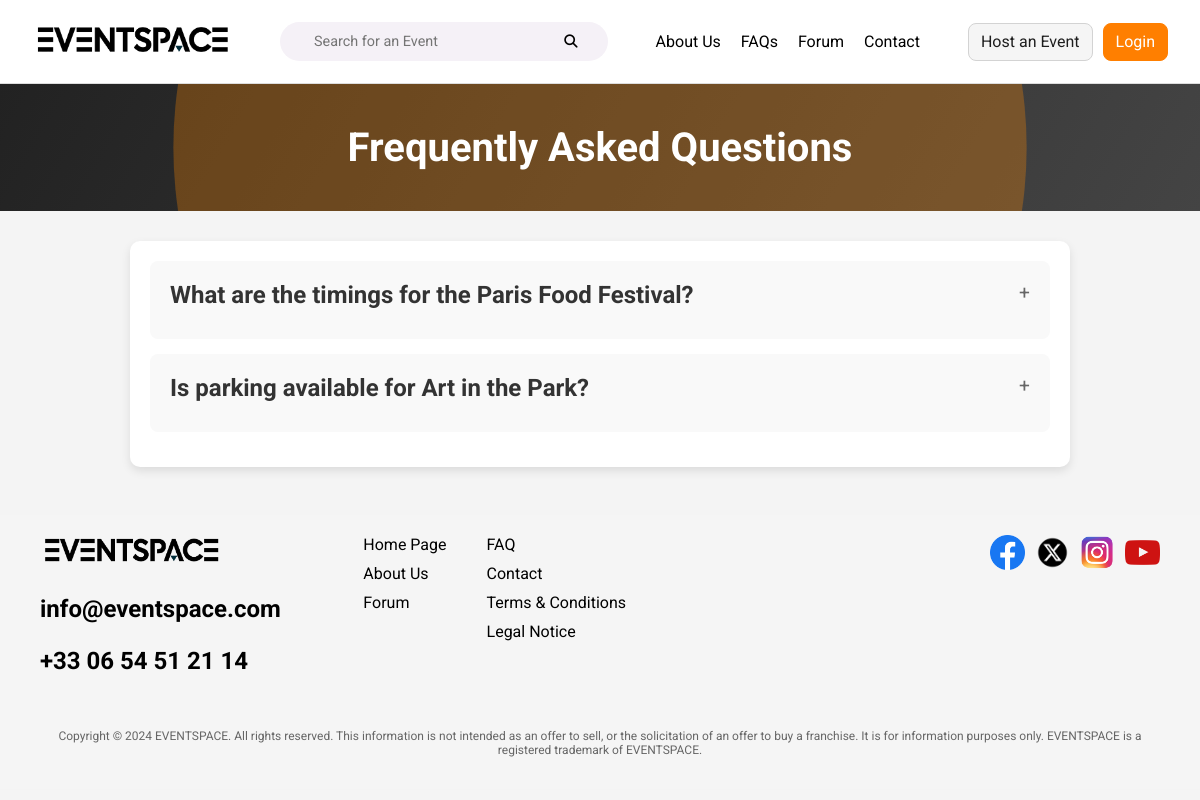
Page /server/views/faq.php on the earlier database version.
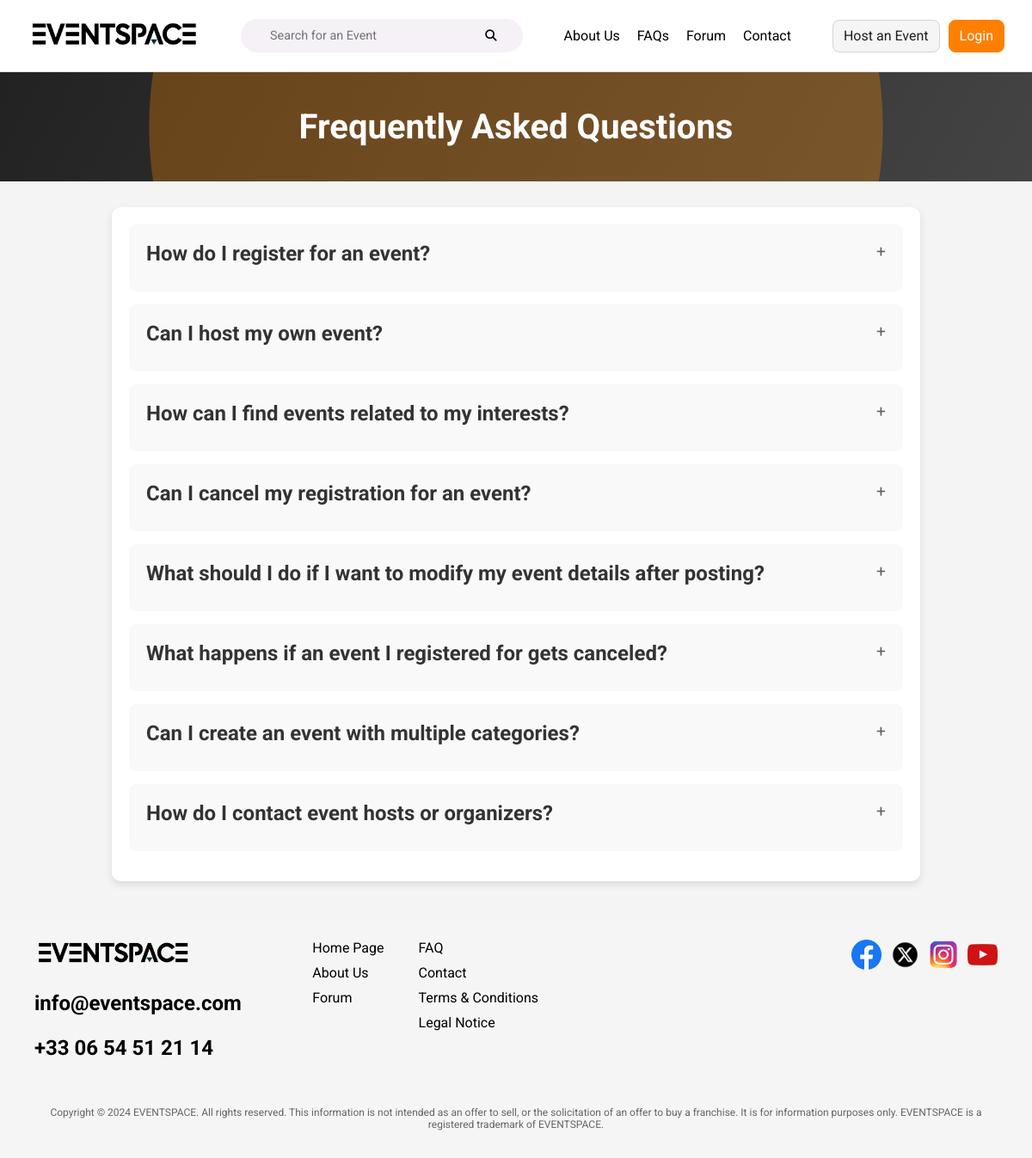
Same page on the later database version.
### tables this page shows
CREATE TABLE `faq` (
  `id` int(11) NOT NULL,
  `question` text NOT NULL,
  `answer` text NOT NULL
);

### server/controllers/faq.php (called while the page is built, shortened)
<?php
include(__DIR__ . "/../db_connection.php");
include(__DIR__ . "/../models/faq.php");
$faqs = getFAQs($conn);
$stylesheet = "faq.css";
?>

### server/models/faq.php (called while the page is built)
<?php
function getFAQs($conn): array
{
    $query = "SELECT id, question, answer FROM faq";
    $result = $conn->query($query);
    $faqs = [];
    if ($result->num_rows > 0) {
        while ($row = $result->fetch_assoc()) {
            $faqs[] = $row;
        }
    }
    return $faqs;
}
?>

### server/views/faq.php (the view, shortened to what this page needs)
<?php
include "../controllers/faq.php";
include_once '../components/header.php';
?>
<main>
    <div class="faq-banner">
        <h1>Frequently Asked Questions</h1>
    </div>
    <div class="faq-container">
        <?php if (!empty($faqs)): ?>
            <?php foreach ($faqs as $faq): ?>
                <div class="faq-item">
                    <h3><?= htmlspecialchars($faq['question']); ?></h3>
                </div>
            <?php endforeach; ?>
        <?php else: ?>
            <p>No FAQs available at the moment.</p>
        <?php endif; ?>
    </div>
</main>
<?php include_once '../components/footer.php'; ?>
</body>
</html>

### server/components/header.php (shortened to what this page needs)
<!DOCTYPE html>
<html lang="en">
<head>
    <link rel="stylesheet" href="../styles/common.css">
    <link rel="stylesheet" href="../styles/<?php echo $stylesheet ?? 'common.css'; ?>">
</head>
<body>
    <?php include_once '../components/navbar.php'; ?>

### server/components/navbar.php (shortened to what this page needs)
<!DOCTYPE html>
<html lang="en">
<head>
</head>
<body>
    <nav class="navbar">
        <a href="home.php" class="navbar-logo">
            <img src="../assets/logo-black.png" alt="Logo">
        </a>
        <form class="navbar-search" action="search.php" method="GET">
            <input type="text" name="search" placeholder="Search for an Event">
            <button type="submit" class="search-button">
                <i class="fa-solid fa-magnifying-glass"></i>
            </button>
        </form>
        <ul class="navbar-links">
            <li><a href="about.php">About Us</a></li>
            <li><a href="faq.php">FAQs</a></li>
            <li><a href="forum.php">Forum</a></li>
            <li><a href="contact.php">Contact</a></li>
        </ul>
        <div class="navbar-buttons">
            <button class="btn" onclick="window.location.href='host.php'">Host an Event</button>
            <?php if (isset($_SESSION['user_id'])): ?>
                <form action="logout.php" method="POST" style="display:inline;">
                    <button type="submit" class="btn btn-primary">Logout</button>
                </form>
            <?php else: ?>
                <button class="btn btn-primary" onclick="window.location.href='login.php'">Login</button>
            <?php endif; ?>
        </div>
    </nav>
</body>
</html>

### server/components/footer.php
<footer>
  <div class="footer-container">
    <div class="footer-logo-contact">
      <img class="footer-logo" src="../assets/logo-black.png" alt="Logo">
      <p>info@eventspace.com</p>
      <p>+33 06 54 51 21 14</p>
    </div>
    <div class="footer-links">
      <div class="footer-column">
        <a href="home.php">Home Page</a>
        <a href="about.php">About Us</a>
        <a href="forum.php">Forum</a>
      </div>
      <div class="footer-column">
        <a href="faq.php">FAQ</a>
        <a href="contact.php">Contact</a>
        <a href="terms.php">Terms & Conditions</a>
        <a href="legal_notice.php">Legal Notice</a>
      </div>
    </div>
    <div class="footer-social">
      <a href="#"><img src="../assets/facebook.png" alt="Facebook"></a>
      <a href="#"><img src="../assets/x.png" alt="X"></a>
      <a href="#"><img src="../assets/instagram.png" alt="Instagram"></a>
      <a href="#"><img src="../assets/youtube.png" alt="Youtube"></a>
    </div>
  </div>
  <div class="footer-bottom">
    <p>
      Copyright © 2024 EVENTSPACE. All rights reserved. This information is not
      intended as an offer to sell, or the solicitation of an offer to buy a franchise.
      It is for information purposes only. EVENTSPACE is a registered trademark of EVENTSPACE.
    </p>
  </div>
</footer>

### server/styles/common.css (style rules this page uses)
body { margin: 0; padding: 0; }
:root { --primary-color: #ff7f00; --primary-color-hover: #e67300; --primary-color-active: #cc6600; --border-color: #d3d3d3; --border-color-hover: #c6c6c6; --border-color-active: #8a8a8a; }
* { font-family: "Roboto", sans-serif; }
.btn { display: inline-block; font-weight: 400; color: #1e1e1e; background-color: #f5f5f5; border: 1px solid var(--border-color); padding: 0.375rem 0.75rem; font-size: 1rem; line-height: 1.5; border-radius: 0.5rem; text-align: center; text-decoration: none; text-wrap: none; white-space: nowrap; cursor: pointer; transition: color 0.15s ease-in-out, background-color 0.15s ease-in-out, border-color 0.15s ease-in-out, box-shadow 0.15s ease-in-out; }
.btn-primary { color: #fff; background-color: var(--primary-color); border-color: var(--primary-color); }

### server/styles/faq.css (style rules this page uses)
body { font-family: 'Roboto', sans-serif; margin: 0; padding: 0; background-color: #f4f4f4; }
.faq-banner { text-align: center; background: linear-gradient(120deg, #222, #444); color: white; padding: 40px 20px; position: relative; overflow: hidden; }
.faq-banner h1 { font-size: 2.5em; margin: 0; position: relative; z-index: 2; }
.faq-banner::after { content: ''; position: absolute; top: 0; left: 0; width: 100%; height: 100%; background: rgba(255, 136, 0, 0.3); clip-path: circle(50% at 50% 50%); animation: pulse 5s infinite; z-index: 1; }
.faq-container { max-width: 900px; margin: 30px auto; padding: 20px; background-color: white; border-radius: 10px; box-shadow: 0 4px 10px rgba(0, 0, 0, 0.1); overflow: hidden; }
.faq-item { margin-bottom: 15px; padding: 20px; border-radius: 8px; transition: transform 0.3s, background-color 0.3s; cursor: pointer; background: #f9f9f9; position: relative; }
.faq-item h3 { margin: 0; font-size: 1.5em; color: #333; }
.faq-item::after { content: '+'; font-size: 1.2em; position: absolute; right: 20px; top: 20px; color: #666; transition: transform 0.3s, color 0.3s; }

### server/styles/footer.css (style rules this page uses)
footer { background-color: #f5f5f5; color: #000; font-family: Arial, sans-serif; padding: 20px 40px; margin-top: 3em; }
.footer-container { display: flex; justify-content: space-between; align-items: flex-start; flex-wrap: wrap; gap: 20px; }
.footer-logo-contact { flex: 1; min-width: 200px; }
.footer-logo-contact { font-size: 24px; font-weight: bold; margin-bottom: 10px; }
.footer-links { display: flex; gap: 40px; flex: 2; }
.footer-column { display: flex; flex-direction: column; gap: 10px; }
.footer-column a { color: #000; text-decoration: none; font-size: 1rem; }
.footer-social { display: flex; gap: 10px; align-items: center; }
.footer-social a img { width: 35px; height: 35px; }
.footer-bottom { margin-top: 20px; font-size: 12px; text-align: center; color: #666; }
.footer-logo { width: 60%; height: auto; }

### server/styles/navbar.css (style rules this page uses)
.navbar { position: sticky; top: 0; z-index: 1000; display: flex; flex-wrap: wrap; align-items: center; justify-content: space-between; padding: 1em 2em; background-color: white; border-bottom: 1px solid #ddd; gap: 3em; }
.navbar-logo img { width: 200px; height: auto; }
.navbar-search { display: flex; align-items: center; background-color: #f5f1f7; border-radius: 20px; padding: 0.35em 1.5em; flex-grow: 1; }
.navbar-search input { flex-grow: 1; border: none; background: transparent; outline: none; padding: 5px 10px; font-size: 0.9rem; }
.navbar-search .search-button { background: transparent; border: none; cursor: pointer; }
.navbar-links { list-style: none; display: flex; gap: 20px; white-space: nowrap; padding-left: 0; }
.navbar-links li a { text-decoration: none; color: black; font-size: 1rem; }
.navbar-buttons { display: flex; gap: 10px; }

Differences in the rows shown:
removed faq: question "What are the timings for the Paris Food Festival?"
removed faq: question "Is parking available for Art in the Park?"
added faq: question "How do I register for an event?"
added faq: question "Can I host my own event?"
added faq: question "How can I find events related to my interests?"
added faq: question "Can I cancel my registration for an event?"
added faq: question "What should I do if I want to modify my event details after posting?"
added faq: question "What happens if an event I registered for gets canceled?"
added faq: question "Can I create an event with multiple categories?"
added faq: question "How do I contact event hosts or organizers?"
